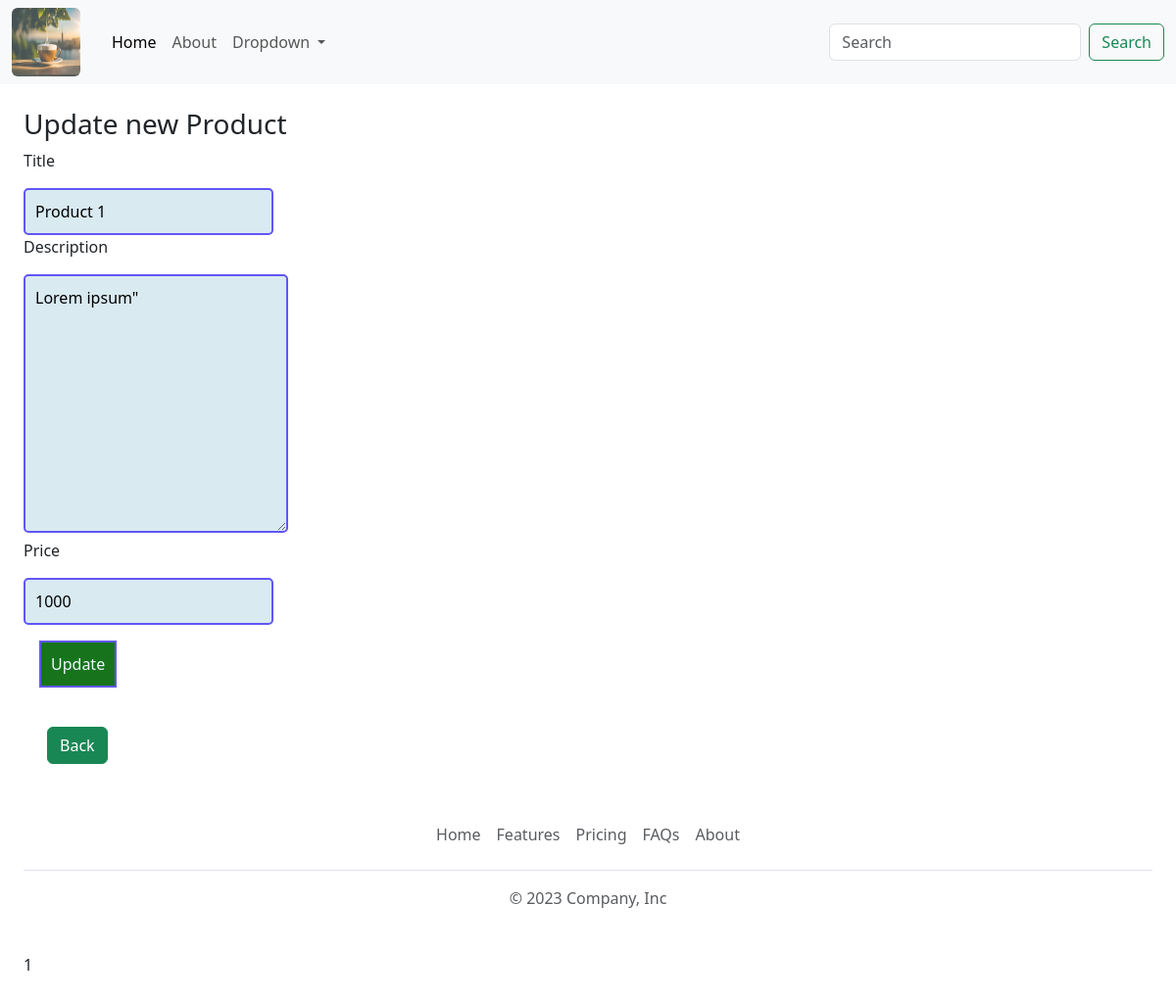
Page /update.php?id=1 on the committed database.
### tables this page shows
CREATE TABLE `products` (
  `id` int(11) NOT NULL,
  `title` varchar(222) DEFAULT NULL,
  `price` int(11) DEFAULT NULL,
  `description` text DEFAULT NULL
);

### update.php (the view, shortened to what this page needs)
<?php
    require_once './config/connect.php';
    $product_id = $_GET['id'];
    $product = mysqli_query($connect, "SELECT * FROM `products` WHERE `id` = '$product_id'");
    $product = mysqli_fetch_assoc($product);
require 'view/header.php';
?>
<body>
    <div class="m-4">
        <h3>Update new Product</h3>
        <form action="vendor/update.php" method="post">
            <p>Title</p>
            <input type="text" name="title" value="<?= $product['title'] ?>" required>
            <p>Description</p>
            <textarea name="description" cols="25" rows="10" required><?= $product['description'] ?>"</textarea>
            <p>Price</p>
            <input type="number" name="price" value="<?= $product['price'] ?>" required><br>
            <button type="submit" class="m-3">Update</button>
        </form>
        <button class="btn btn-success m-4"><a class="text-white link-offset-2 link-underline link-underline-opacity-0"
                href="/crud/index.php">Back</a></button>
        <?= require 'view/footer.php'?>
    </div>
</body>
</html>

### style/style.css (style rules this page uses)
input, textarea { padding: 10px; margin: 5px; border: 2px solid rgb(97, 86, 245); border-radius: 5px; background: rgb(217, 234, 241); }
button { padding: 10px; margin: 5px; border: 2px solid rgb(97, 86, 245); border-radius: 5px; background: rgb(23, 116, 28); color: aliceblue; }
a { cursor: pointer; text-decoration: none; }

### rows in the picture
products: title "Product 1", description "Lorem ipsum\"", price "1000"

### other values in the picture
require 'view/footer.php' "1"
